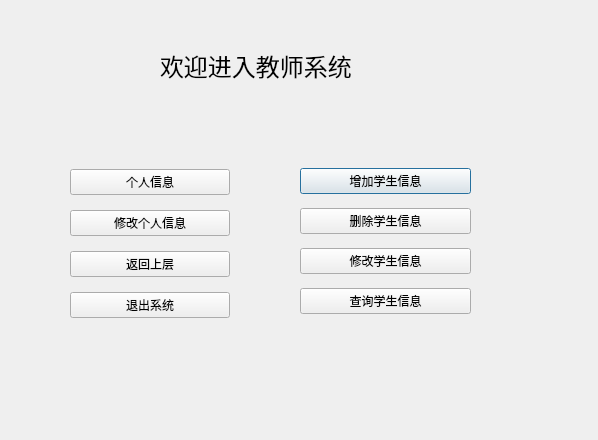
<?xml version="1.0" encoding="UTF-8"?>
<ui version="4.0">
 <class>Dialog_teacher</class>
 <widget class="QDialog" name="Dialog_teacher">
  <property name="geometry">
   <rect>
    <x>0</x>
    <y>0</y>
    <width>598</width>
    <height>440</height>
   </rect>
  </property>
  <property name="windowTitle">
   <string>Dialog</string>
  </property>
  <widget class="QLabel" name="label">
   <property name="geometry">
    <rect>
     <x>160</x>
     <y>30</y>
     <width>221</width>
     <height>71</height>
    </rect>
   </property>
   <property name="font">
    <font>
     <pointsize>18</pointsize>
    </font>
   </property>
   <property name="text">
    <string>欢迎进入教师系统</string>
   </property>
  </widget>
  <widget class="QWidget" name="verticalLayoutWidget">
   <property name="geometry">
    <rect>
     <x>300</x>
     <y>160</y>
     <width>171</width>
     <height>166</height>
    </rect>
   </property>
   <layout class="QVBoxLayout" name="verticalLayout">
    <item>
     <widget class="QPushButton" name="m_add">
      <property name="text">
       <string>增加学生信息</string>
      </property>
     </widget>
    </item>
    <item>
     <widget class="QPushButton" name="m_del">
      <property name="text">
       <string>删除学生信息</string>
      </property>
     </widget>
    </item>
    <item>
     <widget class="QPushButton" name="m_update">
      <property name="text">
       <string>修改学生信息</string>
      </property>
     </widget>
    </item>
    <item>
     <widget class="QPushButton" name="m_select">
      <property name="text">
       <string>查询学生信息</string>
      </property>
     </widget>
    </item>
   </layout>
  </widget>
  <widget class="QWidget" name="verticalLayoutWidget_2">
   <property name="geometry">
    <rect>
     <x>70</x>
     <y>160</y>
     <width>160</width>
     <height>170</height>
    </rect>
   </property>
   <layout class="QVBoxLayout" name="verticalLayout_2">
    <item>
     <widget class="QPushButton" name="per_info">
      <property name="text">
       <string>个人信息</string>
      </property>
     </widget>
    </item>
    <item>
     <widget class="QPushButton" name="alt_info">
      <property name="text">
       <string>修改个人信息</string>
      </property>
     </widget>
    </item>
    <item>
     <widget class="QPushButton" name="return_2">
      <property name="text">
       <string>返回上层</string>
      </property>
     </widget>
    </item>
    <item>
     <widget class="QPushButton" name="quit">
      <property name="text">
       <string>退出系统</string>
      </property>
     </widget>
    </item>
   </layout>
  </widget>
 </widget>
 <resources/>
 <connections/>
</ui>
